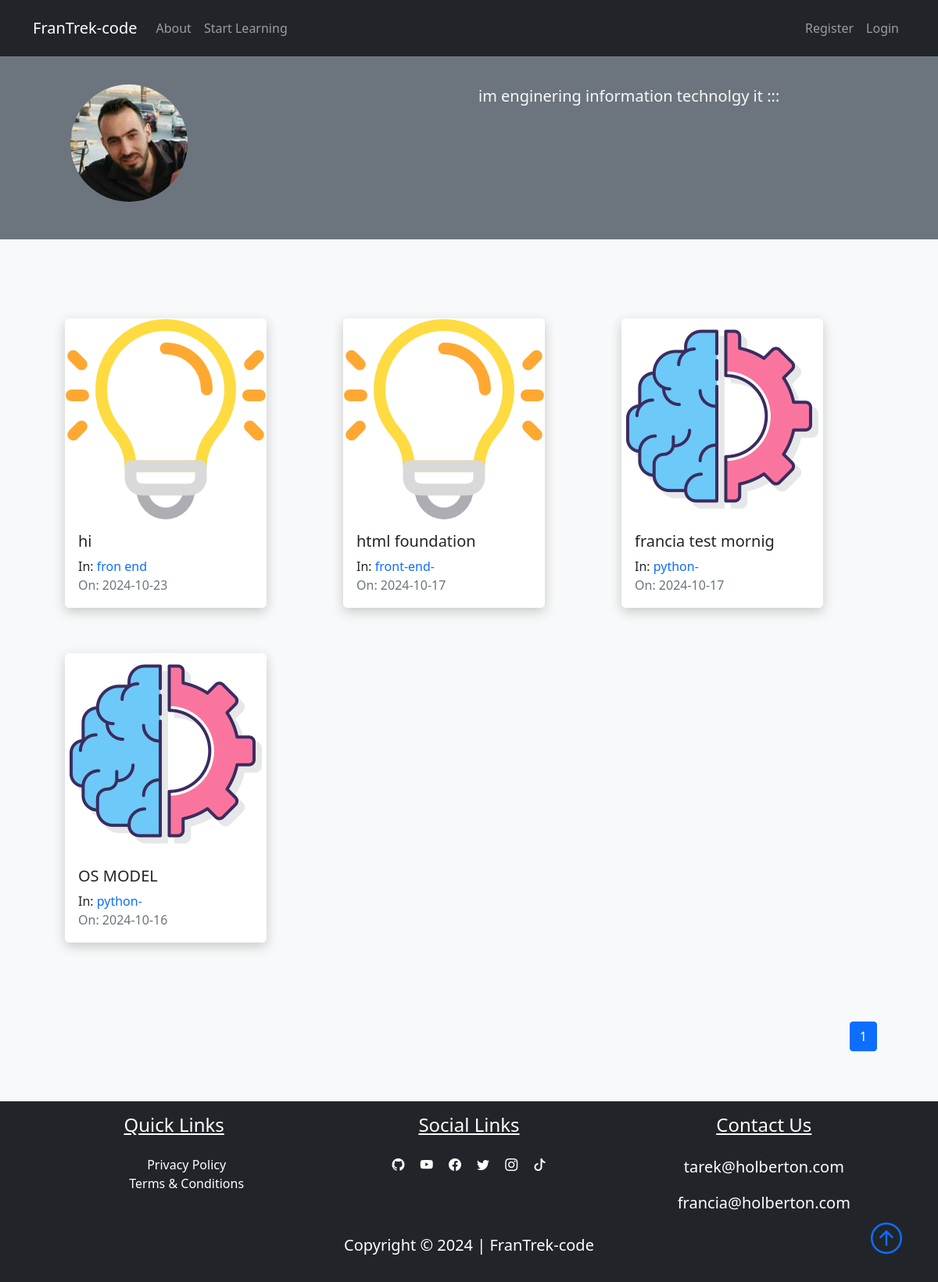
The app's page /author/tarek with its own data.
### FranTrek/models.py (models this page shows, shortened)
class User(db.Model, UserMixin):
    id = db.Column(db.Integer, primary_key=True)
    fname = db.Column(db.String(25), nullable=False)
    lname = db.Column(db.String(25), nullable=False)
    username = db.Column(db.String(25), unique=True, nullable=False)
    email = db.Column(db.String(125), unique=True, nullable=False)
    image_file = db.Column(db.String(20), nullable=False, default="default.png")
    bio = db.Column(db.Text, nullable=True)
    password = db.Column(db.String(60), nullable=False)
    lessons = db.relationship("Lesson", backref="author", lazy=True)

class Lesson(db.Model):
    id = db.Column(db.Integer, primary_key=True)
    title = db.Column(db.String(100), nullable=False)
    date_posted = db.Column(db.DateTime, nullable=False, default=datetime.utcnow)
    content = db.Column(db.Text, nullable=False)
    thumbnail = db.Column(
        db.String(20), nullable=False, default="default_thumbnail.jpg"
    )
    slug = db.Column(db.String(32), nullable=False)
    user_id = db.Column(db.Integer, db.ForeignKey("user.id"), nullable=False)
    course_id = db.Column(db.Integer, db.ForeignKey("course.id"), nullable=False)

class Course(db.Model):
    id = db.Column(db.Integer, primary_key=True)
    title = db.Column(db.String(50), unique=True, nullable=False)
    description = db.Column(db.String(150), nullable=False)
    icon = db.Column(db.String(20), nullable=False, default="default_icon.jpg")
    lessons = db.relationship("Lesson", backref="course_name", lazy=True)

### FranTrek/routes.py (the view)
@app.route("/author/<string:username>", methods=["GET"])
def author(username):
    user = User.query.filter_by(username=username).first_or_404()
    page = request.args.get("page", 1, type=int)
    lessons = (
        Lesson.query.filter_by(author=user)
        .order_by(Lesson.date_posted.desc())
        .paginate(page=page, per_page=6)
    )
    return render_template("author.html", lessons=lessons, user=user)

### FranTrek/templates/author.html (shortened to what this page needs)
{% extends "layout.html"%}
{% block content %}
<div class="container-fluid bg-secondary">
    <div class="container">
        <div class="row p-5">
            <div class="col-6">
                <img class="rounded-circle" src="{{url_for('static', filename='user_pics/' + user.image_file)}}" alt="">
            </div>
            <div class="col-6">
                <span class="lead text-light">{{user.bio}}</span>
            </div>
        </div>
    </div>
</div>
<section class="bg-light">
    <div class="container p-5">
        <div class="row">
            {% for lesson in lessons.items %}
            <div class="col-sm-12 col-md-6 col-lg-4 pb-5 d-flex align-items-stretch">
                <div class="card lesson">
                    <img src="{{url_for('static', filename='lesson_thumbnails/'+lesson.thumbnail)}}" class="card-img">
                    <div class="card-body d-flex flex-column">
                        <h5 class="card-title">
                            <a class="text-decoration-none text-dark"
                                href="{{url_for('lesson', lesson_slug=lesson.slug, course=lesson.course_name.title)}}">{{lesson.title}}</a>
                        </h5>
                        <p class="card-text mb-0">In:
                            <a href="{{url_for('course', course_title=lesson.course_name.title)}}"
                                class="link">{{lesson.course_name.title}}</a>
                        </p>
                        <span class="text-muted">On: {{lesson.date_posted.strftime('%Y-%m-%d')}}</span>
                    </div>
                </div>
            </div>
            {% endfor %}
            <nav class="mt-5" aria-label="...">
                <ul class="pagination" style="display: flex; justify-content: flex-end">
                    {% for page_num in lessons.iter_pages(left_edge=1, right_edge=1, left_current=1, right_current=2) %}
                    {% if page_num %}
                    {% if lessons.page == page_num %}
                    <li class="page-item active">
                        <a href="{{url_for('author', username=user.username, page=page_num)}}"
                            class="page-link">{{page_num}}</a>
                    </li>
                    {%else%}
                    <li class="page-item">
                        <a href="{{url_for('author', username=user.username, page=page_num)}}"
                            class="page-link">{{page_num}}</a>
                    </li>
                    {%endif%}
                    {% else %}
                    <span class="mx-2">...</span>
                    {% endif %}
                    {% endfor %}
                </ul>
            </nav>
        </div>
    </div>
</section>
{% endblock content%}

### FranTrek/static/main.css (style rules this page uses)
body::before { display: block; content: ''; height: 60px; }
.card { transition: 0.7s ease; box-shadow: 0 5px 15px rgba(1 1 1/ 15); border-radius: 5px; margin: 5px; }
.lesson { box-shadow: 0 5px 15px rgba(200 200 200/ 15); border-radius: 5px; border: 1px solid #fff; }
.link { text-decoration: none; }

### records on screen
User: image_file (picture), bio "im enginering information technolgy it :::"
Lesson: thumbnail (picture), title "hi", course_name "fron end", date_posted "2024-10-23"
Lesson: thumbnail (picture), title "html foundation", course_name "front-end-", date_posted "2024-10-17"
Lesson: thumbnail (picture), title "francia test mornig", course_name "python-", date_posted "2024-10-17"
Lesson: thumbnail (picture), title "OS MODEL", course_name "python-", date_posted "2024-10-16"

### other values on screen
{{ page_num }} "1"
